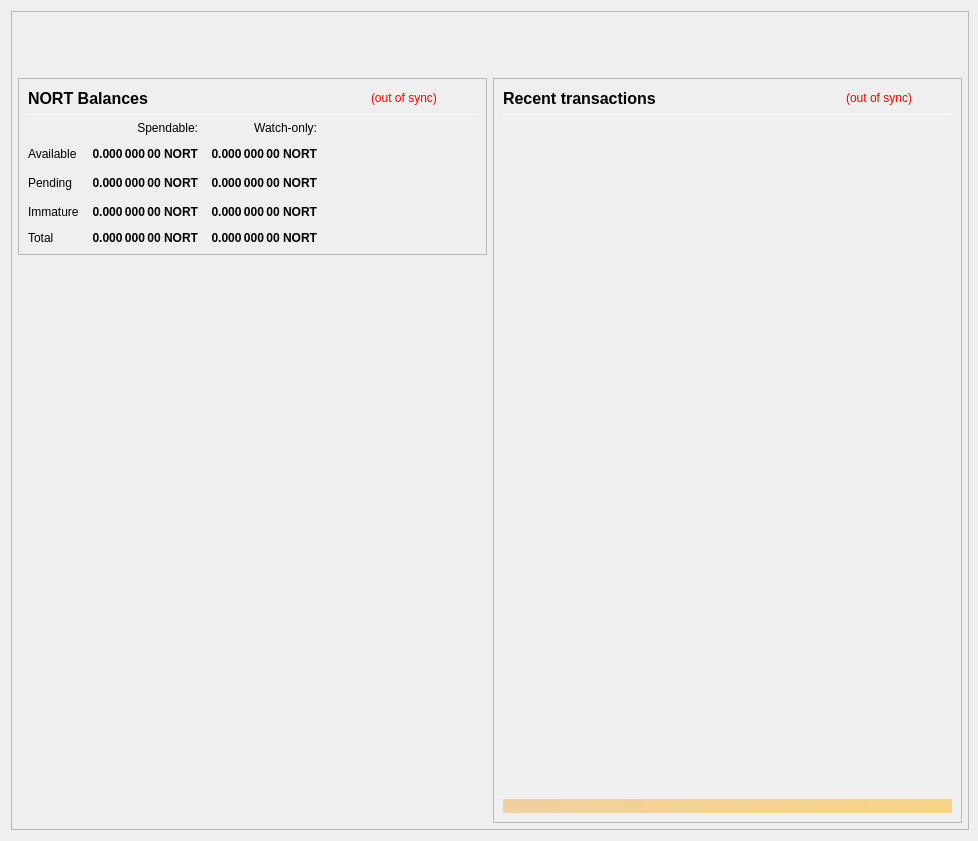
<?xml version="1.0" encoding="UTF-8"?>
<ui version="4.0">
 <class>OverviewPage</class>
 <widget class="QWidget" name="OverviewPage">
  <property name="geometry">
   <rect>
    <x>0</x>
    <y>0</y>
    <width>978</width>
    <height>841</height>
   </rect>
  </property>
  <property name="minimumSize">
   <size>
    <width>960</width>
    <height>682</height>
   </size>
  </property>
  <property name="font">
   <font>
    <weight>50</weight>
    <bold>false</bold>
   </font>
  </property>
  <property name="windowTitle">
   <string>Form</string>
  </property>
  <layout class="QVBoxLayout" name="topLayout" stretch="0">
   <property name="rightMargin">
    <number>9</number>
   </property>
   <item>
    <widget class="QFrame" name="frame_BG">
     <property name="minimumSize">
      <size>
       <width>850</width>
       <height>610</height>
      </size>
     </property>
     <property name="maximumSize">
      <size>
       <width>16777215</width>
       <height>16777215</height>
      </size>
     </property>
     <property name="frameShape">
      <enum>QFrame::StyledPanel</enum>
     </property>
     <property name="frameShadow">
      <enum>QFrame::Raised</enum>
     </property>
     <layout class="QVBoxLayout" name="verticalLayout_3" stretch="0">
      <property name="leftMargin">
       <number>0</number>
      </property>
      <property name="topMargin">
       <number>0</number>
      </property>
      <property name="rightMargin">
       <number>0</number>
      </property>
      <property name="bottomMargin">
       <number>6</number>
      </property>
      <item>
       <layout class="QVBoxLayout" name="verticalLayout_Master" stretch="0,1">
        <property name="leftMargin">
         <number>0</number>
        </property>
        <property name="topMargin">
         <number>0</number>
        </property>
        <property name="rightMargin">
         <number>0</number>
        </property>
        <property name="bottomMargin">
         <number>0</number>
        </property>
        <item>
         <widget class="QFrame" name="frame_Header">
          <layout class="QVBoxLayout" name="verticalLayout_Header" stretch="0">
           <property name="leftMargin">
            <number>0</number>
           </property>
           <property name="topMargin">
            <number>0</number>
           </property>
           <property name="rightMargin">
            <number>0</number>
           </property>
           <property name="bottomMargin">
            <number>0</number>
           </property>
           <item>
            <layout class="QHBoxLayout" name="horizontalLayout_Header" stretch="1,0">
             <property name="spacing">
              <number>6</number>
             </property>
             <item>
              <spacer name="horizontalSpacer_Header">
               <property name="orientation">
                <enum>Qt::Horizontal</enum>
               </property>
               <property name="sizeHint" stdset="0">
                <size>
                 <width>40</width>
                 <height>20</height>
                </size>
               </property>
              </spacer>
             </item>
             <item>
              <widget class="QLabel" name="labelOverviewHeaderRight">
               <property name="minimumSize">
                <size>
                 <width>464</width>
                 <height>60</height>
                </size>
               </property>
               <property name="maximumSize">
                <size>
                 <width>16777215</width>
                 <height>60</height>
                </size>
               </property>
               <property name="font">
                <font>
                 <pointsize>14</pointsize>
                </font>
               </property>
               <property name="text">
                <string/>
               </property>
               <property name="alignment">
                <set>Qt::AlignRight|Qt::AlignTrailing|Qt::AlignVCenter</set>
               </property>
              </widget>
             </item>
            </layout>
           </item>
          </layout>
         </widget>
        </item>
        <item>
         <widget class="QFrame" name="frame_Content">
          <layout class="QVBoxLayout" name="verticalLayout_Content">
           <property name="leftMargin">
            <number>6</number>
           </property>
           <property name="topMargin">
            <number>0</number>
           </property>
           <property name="rightMargin">
            <number>6</number>
           </property>
           <property name="bottomMargin">
            <number>0</number>
           </property>
           <item>
            <layout class="QHBoxLayout" name="horizontalLayout_Content" stretch="1,1">
             <property name="spacing">
              <number>6</number>
             </property>
             <item>
              <layout class="QVBoxLayout" name="verticalLayout_left" stretch="0,0">
               <item>
                <widget class="QFrame" name="frameBalances">
                 <property name="frameShape">
                  <enum>QFrame::StyledPanel</enum>
                 </property>
                 <property name="frameShadow">
                  <enum>QFrame::Raised</enum>
                 </property>
                 <layout class="QVBoxLayout" name="verticalLayout_4">
                  <item>
                   <layout class="QHBoxLayout" name="hlBalancesHeader" stretch="2,0,0">
                    <property name="spacing">
                     <number>6</number>
                    </property>
                    <item>
                     <widget class="QLabel" name="labelBalances">
                      <property name="minimumSize">
                       <size>
                        <width>0</width>
                        <height>0</height>
                       </size>
                      </property>
                      <property name="font">
                       <font>
                        <pointsize>12</pointsize>
                        <weight>75</weight>
                        <bold>true</bold>
                       </font>
                      </property>
                      <property name="text">
                       <string>NORT Balances</string>
                      </property>
                     </widget>
                    </item>
                    <item>
                     <widget class="QLabel" name="labelWalletStatus">
                      <property name="cursor">
                       <cursorShape>WhatsThisCursor</cursorShape>
                      </property>
                      <property name="toolTip">
                       <string>The displayed information may be out of date. Your wallet automatically synchronizes with the Northern network after a connection is established, but this process has not completed yet.</string>
                      </property>
                      <property name="styleSheet">
                       <string notr="true">QLabel { color: red; }</string>
                      </property>
                      <property name="text">
                       <string notr="true">(out of sync)</string>
                      </property>
                      <property name="alignment">
                       <set>Qt::AlignLeading|Qt::AlignLeft|Qt::AlignVCenter</set>
                      </property>
                     </widget>
                    </item>
                    <item>
                     <spacer name="hsBalancesHeader">
                      <property name="orientation">
                       <enum>Qt::Horizontal</enum>
                      </property>
                      <property name="sizeHint" stdset="0">
                       <size>
                        <width>40</width>
                        <height>20</height>
                       </size>
                      </property>
                     </spacer>
                    </item>
                   </layout>
                  </item>
                  <item>
                   <widget class="Line" name="lineBalances">
                    <property name="minimumSize">
                     <size>
                      <width>0</width>
                      <height>1</height>
                     </size>
                    </property>
                    <property name="maximumSize">
                     <size>
                      <width>16777215</width>
                      <height>1</height>
                     </size>
                    </property>
                    <property name="orientation">
                     <enum>Qt::Horizontal</enum>
                    </property>
                   </widget>
                  </item>
                  <item>
                   <layout class="QGridLayout" name="gridLayout">
                    <property name="spacing">
                     <number>12</number>
                    </property>
                    <item row="2" column="2">
                     <widget class="QLabel" name="labelWatchPending">
                      <property name="font">
                       <font>
                        <weight>75</weight>
                        <bold>true</bold>
                       </font>
                      </property>
                      <property name="cursor">
                       <cursorShape>ArrowCursor</cursorShape>
                      </property>
                      <property name="toolTip">
                       <string>Unconfirmed transactions to watch-only addresses</string>
                      </property>
                      <property name="text">
                       <string notr="true">0.000 000 00 NORT</string>
                      </property>
                      <property name="alignment">
                       <set>Qt::AlignRight|Qt::AlignTrailing|Qt::AlignVCenter</set>
                      </property>
                      <property name="textInteractionFlags">
                       <set>Qt::NoTextInteraction</set>
                      </property>
                     </widget>
                    </item>
                    <item row="2" column="1">
                     <widget class="QLabel" name="labelUnconfirmed">
                      <property name="font">
                       <font>
                        <weight>75</weight>
                        <bold>true</bold>
                       </font>
                      </property>
                      <property name="cursor">
                       <cursorShape>ArrowCursor</cursorShape>
                      </property>
                      <property name="toolTip">
                       <string>Total of transactions that have yet to be confirmed, and do not yet count toward the spendable balance</string>
                      </property>
                      <property name="text">
                       <string notr="true">0.000 000 00 NORT</string>
                      </property>
                      <property name="alignment">
                       <set>Qt::AlignRight|Qt::AlignTrailing|Qt::AlignVCenter</set>
                      </property>
                      <property name="textInteractionFlags">
                       <set>Qt::NoTextInteraction</set>
                      </property>
                     </widget>
                    </item>
                    <item row="3" column="2">
                     <widget class="QLabel" name="labelWatchImmature">
                      <property name="font">
                       <font>
                        <weight>75</weight>
                        <bold>true</bold>
                       </font>
                      </property>
                      <property name="cursor">
                       <cursorShape>ArrowCursor</cursorShape>
                      </property>
                      <property name="toolTip">
                       <string>Staked or masternode rewards in watch-only addresses that has not yet matured</string>
                      </property>
                      <property name="text">
                       <string notr="true">0.000 000 00 NORT</string>
                      </property>
                      <property name="alignment">
                       <set>Qt::AlignRight|Qt::AlignTrailing|Qt::AlignVCenter</set>
                      </property>
                      <property name="textInteractionFlags">
                       <set>Qt::NoTextInteraction</set>
                      </property>
                     </widget>
                    </item>
                    <item row="4" column="0">
                     <widget class="QLabel" name="labelTotalText">
                      <property name="text">
                       <string>Total</string>
                      </property>
                      <property name="textInteractionFlags">
                       <set>Qt::NoTextInteraction</set>
                      </property>
                     </widget>
                    </item>
                    <item row="3" column="1">
                     <widget class="QLabel" name="labelImmature">
                      <property name="font">
                       <font>
                        <weight>75</weight>
                        <bold>true</bold>
                       </font>
                      </property>
                      <property name="cursor">
                       <cursorShape>ArrowCursor</cursorShape>
                      </property>
                      <property name="toolTip">
                       <string>Staked or masternode rewards that has not yet matured</string>
                      </property>
                      <property name="text">
                       <string notr="true">0.000 000 00 NORT</string>
                      </property>
                      <property name="alignment">
                       <set>Qt::AlignRight|Qt::AlignTrailing|Qt::AlignVCenter</set>
                      </property>
                      <property name="textInteractionFlags">
                       <set>Qt::NoTextInteraction</set>
                      </property>
                     </widget>
                    </item>
                    <item row="2" column="3">
                     <spacer name="hsBalances">
                      <property name="orientation">
                       <enum>Qt::Horizontal</enum>
                      </property>
                      <property name="sizeHint" stdset="0">
                       <size>
                        <width>40</width>
                        <height>20</height>
                       </size>
                      </property>
                     </spacer>
                    </item>
                    <item row="3" column="0">
                     <widget class="QLabel" name="labelImmatureText">
                      <property name="text">
                       <string>Immature</string>
                      </property>
                      <property name="textInteractionFlags">
                       <set>Qt::NoTextInteraction</set>
                      </property>
                     </widget>
                    </item>
                    <item row="4" column="1">
                     <widget class="QLabel" name="labelTotal">
                      <property name="font">
                       <font>
                        <weight>75</weight>
                        <bold>true</bold>
                       </font>
                      </property>
                      <property name="cursor">
                       <cursorShape>ArrowCursor</cursorShape>
                      </property>
                      <property name="toolTip">
                       <string>Your current total balance</string>
                      </property>
                      <property name="text">
                       <string notr="true">0.000 000 00 NORT</string>
                      </property>
                      <property name="alignment">
                       <set>Qt::AlignRight|Qt::AlignTrailing|Qt::AlignVCenter</set>
                      </property>
                      <property name="textInteractionFlags">
                       <set>Qt::NoTextInteraction</set>
                      </property>
                     </widget>
                    </item>
                    <item row="4" column="2">
                     <widget class="QLabel" name="labelWatchTotal">
                      <property name="font">
                       <font>
                        <weight>75</weight>
                        <bold>true</bold>
                       </font>
                      </property>
                      <property name="cursor">
                       <cursorShape>ArrowCursor</cursorShape>
                      </property>
                      <property name="toolTip">
                       <string>Current total balance in watch-only addresses</string>
                      </property>
                      <property name="text">
                       <string notr="true">0.000 000 00 NORT</string>
                      </property>
                      <property name="alignment">
                       <set>Qt::AlignRight|Qt::AlignTrailing|Qt::AlignVCenter</set>
                      </property>
                      <property name="textInteractionFlags">
                       <set>Qt::NoTextInteraction</set>
                      </property>
                     </widget>
                    </item>
                    <item row="0" column="2">
                     <widget class="QLabel" name="labelWatchonly">
                      <property name="text">
                       <string>Watch-only:</string>
                      </property>
                      <property name="alignment">
                       <set>Qt::AlignRight|Qt::AlignTrailing|Qt::AlignVCenter</set>
                      </property>
                     </widget>
                    </item>
                    <item row="1" column="0">
                     <widget class="QLabel" name="labelBalanceText">
                      <property name="text">
                       <string>Available</string>
                      </property>
                      <property name="textInteractionFlags">
                       <set>Qt::NoTextInteraction</set>
                      </property>
                     </widget>
                    </item>
                    <item row="1" column="1">
                     <widget class="QLabel" name="labelBalance">
                      <property name="font">
                       <font>
                        <weight>75</weight>
                        <bold>true</bold>
                       </font>
                      </property>
                      <property name="cursor">
                       <cursorShape>ArrowCursor</cursorShape>
                      </property>
                      <property name="toolTip">
                       <string>Your current spendable balance</string>
                      </property>
                      <property name="text">
                       <string notr="true">0.000 000 00 NORT</string>
                      </property>
                      <property name="alignment">
                       <set>Qt::AlignRight|Qt::AlignTrailing|Qt::AlignVCenter</set>
                      </property>
                      <property name="textInteractionFlags">
                       <set>Qt::NoTextInteraction</set>
                      </property>
                     </widget>
                    </item>
                    <item row="1" column="2">
                     <widget class="QLabel" name="labelWatchAvailable">
                      <property name="font">
                       <font>
                        <weight>75</weight>
                        <bold>true</bold>
                       </font>
                      </property>
                      <property name="cursor">
                       <cursorShape>ArrowCursor</cursorShape>
                      </property>
                      <property name="toolTip">
                       <string>Your current balance in watch-only addresses</string>
                      </property>
                      <property name="text">
                       <string notr="true">0.000 000 00 NORT</string>
                      </property>
                      <property name="alignment">
                       <set>Qt::AlignRight|Qt::AlignTrailing|Qt::AlignVCenter</set>
                      </property>
                      <property name="textInteractionFlags">
                       <set>Qt::NoTextInteraction</set>
                      </property>
                     </widget>
                    </item>
                    <item row="2" column="0">
                     <widget class="QLabel" name="labelPendingText">
                      <property name="text">
                       <string>Pending</string>
                      </property>
                      <property name="textInteractionFlags">
                       <set>Qt::NoTextInteraction</set>
                      </property>
                     </widget>
                    </item>
                    <item row="0" column="1">
                     <widget class="QLabel" name="labelSpendable">
                      <property name="text">
                       <string>Spendable:</string>
                      </property>
                      <property name="alignment">
                       <set>Qt::AlignRight|Qt::AlignTrailing|Qt::AlignVCenter</set>
                      </property>
                     </widget>
                    </item>
                   </layout>
                  </item>
                 </layout>
                </widget>
               </item>
               <item>
                <spacer name="verticalSpacer">
                 <property name="orientation">
                  <enum>Qt::Vertical</enum>
                 </property>
                 <property name="sizeHint" stdset="0">
                  <size>
                   <width>20</width>
                   <height>40</height>
                  </size>
                 </property>
                </spacer>
               </item>
              </layout>
             </item>
             <item>
              <layout class="QVBoxLayout" name="verticalLayout_right" stretch="1">
               <item>
                <widget class="QFrame" name="frame_RecentTransactions">
                 <property name="minimumSize">
                  <size>
                   <width>0</width>
                   <height>0</height>
                  </size>
                 </property>
                 <property name="frameShape">
                  <enum>QFrame::StyledPanel</enum>
                 </property>
                 <property name="frameShadow">
                  <enum>QFrame::Raised</enum>
                 </property>
                 <layout class="QVBoxLayout" name="verticalLayout_1" stretch="0,0,0,0,0">
                  <item>
                   <layout class="QHBoxLayout" name="horizontalLayout_2" stretch="2,0,0">
                    <property name="spacing">
                     <number>3</number>
                    </property>
                    <item>
                     <widget class="QLabel" name="label_4">
                      <property name="minimumSize">
                       <size>
                        <width>0</width>
                        <height>20</height>
                       </size>
                      </property>
                      <property name="font">
                       <font>
                        <pointsize>12</pointsize>
                        <weight>75</weight>
                        <bold>true</bold>
                       </font>
                      </property>
                      <property name="text">
                       <string>Recent transactions</string>
                      </property>
                     </widget>
                    </item>
                    <item>
                     <widget class="QLabel" name="labelTransactionsStatus">
                      <property name="cursor">
                       <cursorShape>WhatsThisCursor</cursorShape>
                      </property>
                      <property name="toolTip">
                       <string>The displayed information may be out of date. Your wallet automatically synchronizes with the Northern network after a connection is established, but this process has not completed yet.</string>
                      </property>
                      <property name="styleSheet">
                       <string notr="true">QLabel { color: red; }</string>
                      </property>
                      <property name="text">
                       <string notr="true">(out of sync)</string>
                      </property>
                      <property name="alignment">
                       <set>Qt::AlignRight|Qt::AlignTrailing|Qt::AlignVCenter</set>
                      </property>
                     </widget>
                    </item>
                    <item>
                     <spacer name="horizontalSpacer">
                      <property name="orientation">
                       <enum>Qt::Horizontal</enum>
                      </property>
                      <property name="sizeHint" stdset="0">
                       <size>
                        <width>40</width>
                        <height>20</height>
                       </size>
                      </property>
                     </spacer>
                    </item>
                   </layout>
                  </item>
                  <item>
                   <widget class="Line" name="line">
                    <property name="minimumSize">
                     <size>
                      <width>0</width>
                      <height>1</height>
                     </size>
                    </property>
                    <property name="maximumSize">
                     <size>
                      <width>16777215</width>
                      <height>1</height>
                     </size>
                    </property>
                    <property name="orientation">
                     <enum>Qt::Horizontal</enum>
                    </property>
                   </widget>
                  </item>
                  <item>
                   <widget class="QListView" name="listTransactions">
                    <property name="minimumSize">
                     <size>
                      <width>0</width>
                      <height>0</height>
                     </size>
                    </property>
                    <property name="styleSheet">
                     <string notr="true">QListView { background: transparent; }</string>
                    </property>
                    <property name="frameShape">
                     <enum>QFrame::NoFrame</enum>
                    </property>
                    <property name="verticalScrollBarPolicy">
                     <enum>Qt::ScrollBarAlwaysOff</enum>
                    </property>
                    <property name="horizontalScrollBarPolicy">
                     <enum>Qt::ScrollBarAlwaysOff</enum>
                    </property>
                    <property name="selectionMode">
                     <enum>QAbstractItemView::NoSelection</enum>
                    </property>
                   </widget>
                  </item>
                  <item>
                   <spacer name="verticalSpacer_2">
                    <property name="orientation">
                     <enum>Qt::Vertical</enum>
                    </property>
                    <property name="sizeType">
                     <enum>QSizePolicy::Expanding</enum>
                    </property>
                    <property name="sizeHint" stdset="0">
                     <size>
                      <width>20</width>
                      <height>40</height>
                     </size>
                    </property>
                   </spacer>
                  </item>
                  <item>
                   <widget class="QLabel" name="labelAlerts">
                    <property name="maximumSize">
                     <size>
                      <width>16777215</width>
                      <height>16777215</height>
                     </size>
                    </property>
                    <property name="styleSheet">
                     <string notr="true">background-color: qlineargradient(x1: 0, y1: 0, x2: 1, y2: 0, stop:0 #F0D0A0, stop:1 #F8D488); color:#000000;</string>
                    </property>
                    <property name="text">
                     <string/>
                    </property>
                    <property name="wordWrap">
                     <bool>true</bool>
                    </property>
                    <property name="margin">
                     <number>3</number>
                    </property>
                   </widget>
                  </item>
                 </layout>
                </widget>
               </item>
              </layout>
             </item>
            </layout>
           </item>
          </layout>
         </widget>
        </item>
       </layout>
      </item>
     </layout>
    </widget>
   </item>
  </layout>
 </widget>
 <resources/>
 <connections/>
</ui>
